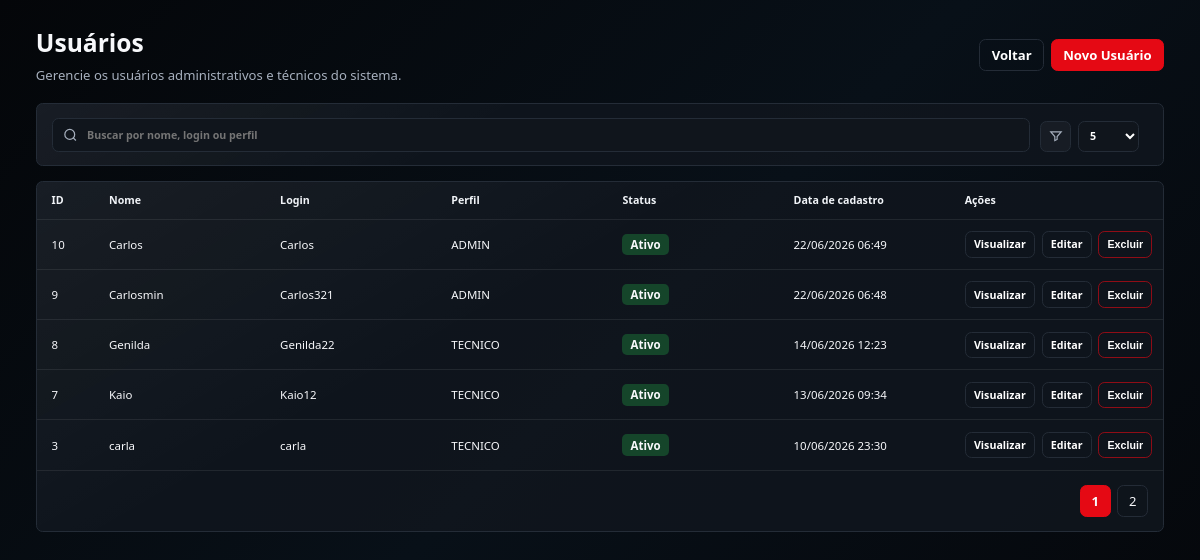
The app's page /admin/usuarios.php (signed in) with its own data.
### tables this page shows
CREATE TABLE `usuarios` (
  `id` int(11) NOT NULL AUTO_INCREMENT,
  `nome` varchar(150) NOT NULL,
  `usuario` varchar(50) NOT NULL,
  `senha` varchar(255) NOT NULL,
  `nivel` varchar(20) DEFAULT 'operador',
  `ativo` tinyint(1) DEFAULT 1,
  `data_criacao` datetime DEFAULT current_timestamp(),
  PRIMARY KEY (`id`),
  UNIQUE KEY `usuario` (`usuario`)
);

### admin/usuarios.php (the view, shortened to what this page needs)
<?php
require_once __DIR__ . '/admin_helpers.php';
$pdo = getConnection();
$acao = $_GET['acao'] ?? 'listar';
function perfilUsuario(?string $perfil): string
{
    $perfil = strtoupper(trim((string) $perfil));
    return $perfil === 'OPERADOR' ? 'TECNICO' : $perfil;
}
function badgeStatus(int $ativo): string
{
    return $ativo === 1 ? '<span class="badge ok">Ativo</span>' : '<span class="badge">Inativo</span>';
}
function dataBr(?string $data): string
{
    $timestamp = strtotime($data);
    return $timestamp ? date('d/m/Y H:i', $timestamp) : '-';
}
?>
<div class="top">
    <div>
        <h1>Usuários</h1>
        <p>Gerencie os usuários administrativos e técnicos do sistema.</p>
    </div>
    <div class="action-row">
        <a class="btn" href="dashboard.php">Voltar</a>
        <?php if ($acao === 'listar'): ?>
            <a class="btn primary" href="usuarios.php?acao=novo">Novo Usuário</a>
        <?php endif; ?>
    </div>
</div>
<?php
if ($acao === 'novo' || $acao === 'editar'):
    $id = (int) ($_GET['id'] ?? $_POST['id'] ?? 0);
    $usuario = $acao === 'editar' ? usuarioPorId($pdo, $id) : null;
    if ($acao === 'editar' && !$usuario) {
        echo '<section class="panel"><div class="empty">Usuário não encontrado.</div></section>';
        adminPageEnd();
        exit;
    }
    $form = [
        'id' => $usuario['id'] ?? ($_POST['id'] ?? ''),
        'nome' => $_POST['nome'] ?? ($usuario['nome'] ?? ''),
        'login' => $_POST['login'] ?? ($usuario['usuario'] ?? ''),
        'perfil' => perfilUsuario($_POST['perfil'] ?? ($usuario['nivel'] ?? 'TECNICO')),
        'ativo' => (string) ($_POST['ativo'] ?? ($usuario['ativo'] ?? '1')),
    ];
    ?>
    <section class="panel">
        <form method="post" action="usuarios.php">
            <input type="hidden" name="acao" value="salvar">
            <input type="hidden" name="id" value="<?php echo e((string) $form['id']); ?>">
            <div class="form-grid">
                <label>
                    Nome
                    <input type="text" name="nome" value="<?php echo e((string) $form['nome']); ?>" required>
                </label>
                <label>
                    Login
                    <input type="text" name="login" value="<?php echo e((string) $form['login']); ?>" required>
                </label>
                <label>
                    Senha <?php echo $acao === 'editar' ? '(opcional)' : ''; ?>
                    <input type="password" name="senha" <?php echo $acao === 'novo' ? 'required' : ''; ?>>
                </label>
                <label>
                    Confirmar senha <?php echo $acao === 'editar' ? '(opcional)' : ''; ?>
                    <input type="password" name="confirmar_senha" <?php echo $acao === 'novo' ? 'required' : ''; ?>>
                </label>
                <label>
                    Perfil
                    <select name="perfil" required>
                        <option value="ADMIN" <?php echo $form['perfil'] === 'ADMIN' ? 'selected' : ''; ?>>ADMIN</option>
                        <option value="TECNICO" <?php echo $form['perfil'] === 'TECNICO' ? 'selected' : ''; ?>>TECNICO</option>
                    </select>
                </label>
                <label>
                    Status
                    <select name="ativo" required>
                        <option value="1" <?php echo $form['ativo'] === '1' ? 'selected' : ''; ?>>Ativo</option>
                        <option value="0" <?php echo $form['ativo'] === '0' ? 'selected' : ''; ?>>Inativo</option>
                    </select>
                </label>
            </div>
            <div class="form-actions">
                <a class="btn" href="usuarios.php">Cancelar</a>
                <button class="btn primary" type="submit">Salvar</button>
            </div>
        </form>
    </section>
<?php
else:
    $busca = trim((string) ($_GET['busca'] ?? ''));
    $pagina = max(1, (int) ($_GET['pagina'] ?? 1));
    $limitesPermitidos = [5, 10, 20, 30, 50];
    $porPagina = (int) ($_GET['limite'] ?? 5);
    $porPagina = in_array($porPagina, $limitesPermitidos, true) ? $porPagina : 5;
    $offset = ($pagina - 1) * $porPagina;
    $where = 'WHERE ativo = 1';
    $params = [];
    $stmt = $pdo->prepare("SELECT COUNT(*) FROM usuarios {$where}");
    $stmt->execute($params);
    $total = (int) $stmt->fetchColumn();
    $totalPaginas = (int) ceil($total / $porPagina);
    $stmt = $pdo->prepare("
        SELECT id, nome, usuario, nivel, ativo, data_criacao
        FROM usuarios
        {$where}
        ORDER BY id DESC
        LIMIT :limite OFFSET :offset
    ");
    $stmt->bindValue(':limite', $porPagina, PDO::PARAM_INT);
    $stmt->bindValue(':offset', $offset, PDO::PARAM_INT);
    $stmt->execute();
    $usuarios = $stmt->fetchAll();
    ?>
    <section class="panel">
        <form class="users-toolbar" method="get" action="usuarios.php" id="usuariosBuscaForm">
            <label class="search-box" aria-label="Buscar usuários">
                <input type="search" name="busca" value="<?php echo e($busca); ?>" placeholder="Buscar por nome, login ou perfil" autocomplete="off">
            </label>
            <label class="limit-control" aria-label="Quantidade de registros"><span class="filter-icon" aria-hidden="true"><svg viewBox="0 0 24 24" fill="none" stroke="currentColor" stroke-width="2"><path d="M3 5h18l-7 8v5l-4 2v-7L3 5Z"/></svg></span>
                <select name="limite" onchange="this.form.submit()">
                    <?php foreach ($limitesPermitidos as $limite): ?>
                        <option value="<?php echo $limite; ?>" <?php echo $porPagina === $limite ? 'selected' : ''; ?>><?php echo $limite; ?></option>
                    <?php endforeach; ?>
                </select>
            </label>
        </form>
    </section>
    <section class="panel users-table">
        <div class="table-wrap">
            <table>
                <thead>
                    <tr>
                        <th>ID</th>
                        <th>Nome</th>
                        <th>Login</th>
                        <th>Perfil</th>
                        <th>Status</th>
                        <th>Data de cadastro</th>
                        <th>Ações</th>
                    </tr>
                </thead>
                <tbody>
                    <?php foreach ($usuarios as $item): ?>
                        <tr>
                            <td><?php echo (int) $item['id']; ?></td>
                            <td><?php echo e($item['nome']); ?></td>
                            <td><?php echo e($item['usuario']); ?></td>
                            <td><?php echo e(perfilUsuario($item['nivel'])); ?></td>
                            <td><?php echo badgeStatus((int) $item['ativo']); ?></td>
                            <td><?php echo e(dataBr($item['data_criacao'])); ?></td>
                            <td>
                                <div class="action-row">
                                    <a class="btn small" href="usuarios.php?acao=visualizar&id=<?php echo (int) $item['id']; ?>">Visualizar</a>
                                    <a class="btn small" href="usuarios.php?acao=editar&id=<?php echo (int) $item['id']; ?>">Editar</a>
                                    <form method="post" action="usuarios.php" onsubmit="return confirm('Deseja realmente excluir este usuário?');">
                                        <button class="btn small danger" type="submit">Excluir</button>
                                    </form>
                                </div>
                            </td>
                        </tr>
                    <?php endforeach; ?>
                </tbody>
            </table>
        </div>
        <?php if ($totalPaginas > 1): ?>
            <div class="pagination">
                <?php for ($i = 1; $i <= $totalPaginas; $i++): ?>
                    <?php if ($i === $pagina): ?>
                        <span class="active"><?php echo $i; ?></span>
                    <?php else: ?>
                        <a href="<?php echo e(pageUrl(['pagina' => $i])); ?>"><?php echo $i; ?></a>
                    <?php endif; ?>
                <?php endfor; ?>
            </div>
        <?php endif; ?>
    </section>
<?php endif; ?>

### admin/admin_helpers.php (style rules this page uses)
:root { --bg: #05080c; --panel: #10151c; --line: #242c37; --text: #f7f8fb; --muted: #a7b0be; --red: #e50914; --green: #27b84d; --radius: 8px; }
* { box-sizing: border-box; }
body { margin: 0; min-height: 100vh; color: var(--text); font-family: "Segoe UI", Arial, sans-serif; background: linear-gradient(135deg, #040609 0%, #081018 52%, #05070b 100%); animation: pageFadeIn .26s ease both; transition: opacity .26s ease, transform .26s ease; }
@media (min-width: 1024px) { body { zoom: .82; } }
a { color: inherit; text-decoration: none; }
.top { display: flex; justify-content: space-between; align-items: center; gap: 16px; margin-bottom: 24px; }
.top h1 { margin: 0 0 8px; font-size: 30px; }
.top p { margin: 0; color: var(--muted); }
.btn { min-height: 38px; display: inline-flex; align-items: center; justify-content: center; border: 1px solid var(--line); border-radius: var(--radius); background: transparent; color: #fff; padding: 0 14px; font-weight: 700; cursor: pointer; }
.btn.primary { background: var(--red); border-color: var(--red); }
.panel { background: linear-gradient(150deg, rgba(255, 255, 255, .045), transparent 40%), rgba(17, 22, 30, .88); border: 1px solid var(--line); border-radius: var(--radius); overflow: hidden; margin-bottom: 18px; }
label { display: grid; gap: 6px; color: #f4f6fa; font-size: 13px; font-weight: 700; }
input, select { height: 38px; border: 1px solid var(--line); border-radius: var(--radius); background: #10151c; color: #fff; padding: 0 10px; font: inherit; }
.limit-control { display: flex; align-items: center; gap: 8px; align-self: end; }
.limit-control .filter-icon { width: 38px; height: 38px; flex: 0 0 38px; display: grid; place-items: center; border: 1px solid var(--line); border-radius: var(--radius); background: rgba(255, 255, 255, .035); color: var(--muted); }
.limit-control .filter-icon svg { width: 17px; height: 17px; }
.limit-control select { width: 74px; min-width: 74px; }
.table-wrap { overflow-x: auto; }
table { width: 100%; border-collapse: collapse; min-width: 860px; }
th, td { text-align: left; padding: 14px 18px; border-bottom: 1px solid rgba(255, 255, 255, .08); white-space: nowrap; }
th { font-size: 13px; color: #f1f4f8; }
td { font-size: 14px; }
.pagination { display: flex; gap: 8px; padding: 18px; justify-content: flex-end; }
.pagination a, .pagination span { min-width: 38px; height: 38px; display: grid; place-items: center; border: 1px solid var(--line); border-radius: var(--radius); }
.pagination .active { background: var(--red); border-color: var(--red); font-weight: 800; }
.badge { display: inline-flex; min-height: 26px; align-items: center; padding: 0 10px; border-radius: 6px; background: rgba(24, 98, 161, .48); font-weight: 800; }
.badge.ok { background: rgba(36, 160, 71, .35); }

### admin/usuarios.php (style rules this page uses)
.action-row { display: flex; align-items: center; gap: 8px; }
.action-row form { margin: 0; }
.btn.small { min-height: 32px; padding: 0 10px; font-size: 13px; }
.btn.danger { border-color: rgba(229, 9, 20, .6); color: #fff; }
.users-toolbar { display: grid; grid-template-columns: minmax(260px, 1fr) auto auto; gap: 12px; align-items: end; padding: 16px 18px; }
.search-box { position: relative; display: block; }
.search-box input { width: 100%; padding-left: 42px; height: 42px; }
.users-table table { table-layout: fixed; }
.users-table th:nth-child(1), .users-table td:nth-child(1) { width: 70px; }
.users-table th:nth-child(7), .users-table td:nth-child(7) { width: 260px; }

### records on screen
usuarios: id "10", nome "Carlos", usuario "Carlos", nivel "ADMIN", ativo "Ativo", data_criacao "22/06/2026 06:49"
usuarios: id "9", nome "Carlosmin", usuario "Carlos321", nivel "ADMIN", ativo "Ativo", data_criacao "22/06/2026 06:48"
usuarios: id "8", nome "Genilda", usuario "Genilda22", nivel "TECNICO", ativo "Ativo", data_criacao "14/06/2026 12:23"
usuarios: id "7", nome "Kaio", usuario "Kaio12", nivel "TECNICO", ativo "Ativo", data_criacao "13/06/2026 09:34"
usuarios: id "3", nome "carla", usuario "carla", nivel "TECNICO", ativo "Ativo", data_criacao "10/06/2026 23:30"

### other values on screen
form field limite "5"
